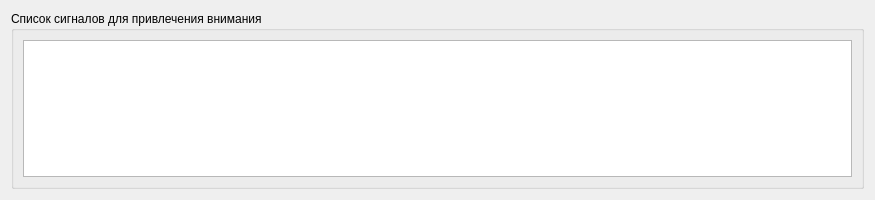
<?xml version="1.0" encoding="UTF-8"?>
<ui version="4.0">
 <class>Form_2_1</class>
 <widget class="QWidget" name="Form_2_1">
  <property name="geometry">
   <rect>
    <x>0</x>
    <y>0</y>
    <width>875</width>
    <height>200</height>
   </rect>
  </property>
  <property name="maximumSize">
   <size>
    <width>16777215</width>
    <height>200</height>
   </size>
  </property>
  <property name="windowTitle">
   <string>Form</string>
  </property>
  <layout class="QVBoxLayout" name="verticalLayout">
   <item>
    <widget class="QGroupBox" name="groupBox">
     <property name="title">
      <string>Список сигналов для привлечения внимания</string>
     </property>
     <layout class="QVBoxLayout" name="verticalLayout_2">
      <item>
       <widget class="QTableWidget" name="tableWidget_lists_signals"/>
      </item>
     </layout>
    </widget>
   </item>
  </layout>
 </widget>
 <resources/>
 <connections/>
</ui>
